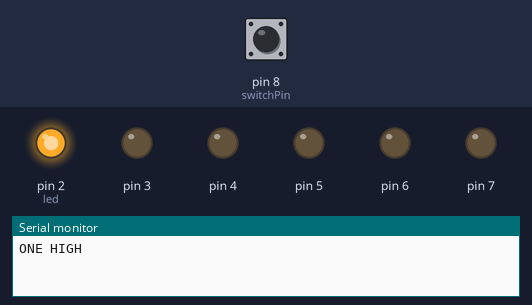
Bench run of a sketch on a simulated Arduino Uno, built with avr-gcc and run on an emulated ATmega328P. On the bench: output pins drawn as LEDs (lit = HIGH), the last lines printed to the serial monitor. The test bench sets the inputs (shaded band); at power-on: pin 8 (switchPin) HIGH.

Above: at 1.2 s.
1.3 s: pin 8 (switchPin) pulsed LOW 2 times (0.12 s each, 0.3 s apart)
At 2.4 s:
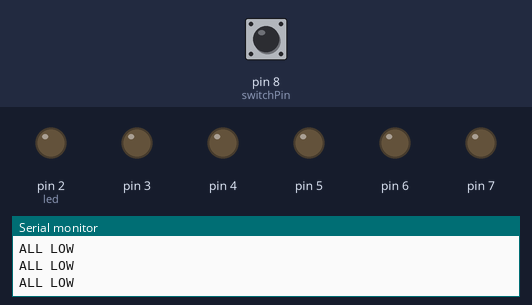
4.9 s: pin 8 (switchPin) pulled HIGH for 0.15 s
At 7.8 s:
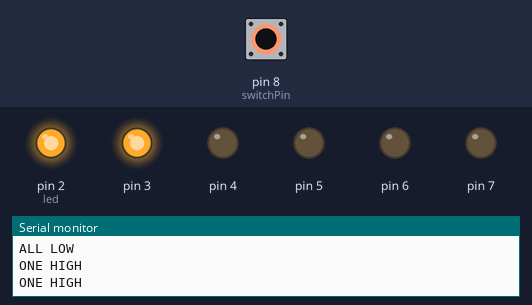
8.0 s: pin 8 (switchPin) pulled HIGH for 1 s
At 8.3 s:
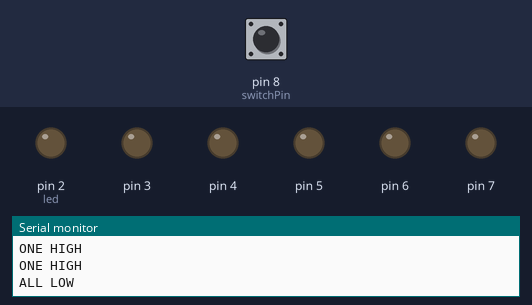
12.0 s: pin 8 (switchPin) pulled HIGH for 3.2 s
Timing chart, 0 to 25.2 s (numbered marks = the images above; inputs shaded):
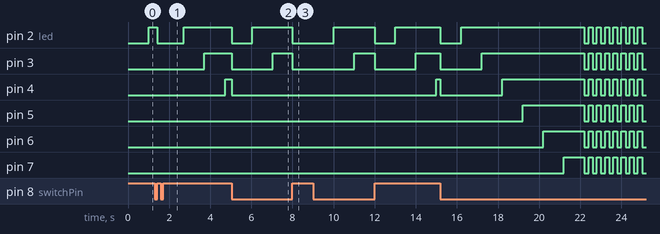

Measured:
- after the input at 1.3 s, pin 2 (led): HIGH → LOW after 0.12 s, → HIGH 1.3 s later; pin 3: LOW → HIGH after 2.4 s instead of 0.70 s; pin 4: LOW → HIGH after 3.4 s instead of 1.7 s; pin 5: stays LOW (without the input it goes to HIGH after 2.7 s)
- after the input at 4.9 s, pin 2 (led): HIGH → LOW after 0.15 s, → HIGH 1.0 s later; pin 3: HIGH → LOW after 0.15 s, → HIGH 2.0 s later; pin 4: HIGH → LOW after 0.15 s; pin 5: stays LOW (without the input it goes to HIGH after 0.82 s); pin 6: stays LOW (without the input it goes to HIGH after 1.8 s)
- after the input at 8.0 s, pin 2 (led): HIGH → LOW at once, → HIGH 2.0 s later; pin 3: HIGH → LOW at once, → HIGH 3.0 s later; pin 4: stays LOW (without the input it goes to HIGH after 0.05 s); pin 5: stays LOW (without the input it goes to HIGH after 1.1 s); pin 6: stays LOW (without the input it goes to HIGH after 2.1 s)

The sketch:

DigitalHourGlass.ino
```cpp
const int switchPin = 8;

unsigned long previousTime = 0;

int switchState = 0;
int prevSwitchState = 0;
int led = 2;
long interval = 1000;
bool isFlashing = false;

void setup() {
  // put your setup code here, to run once:
  for(int x=2;x<8;x++)
  {
    pinMode(x, OUTPUT);
  }

  Serial.begin(9600);

  pinMode(switchPin, INPUT);
}

void loop() {
  // put your main code here, to run repeatedly:
  unsigned long currentTime = millis();
  if(!isFlashing)
  {
    if(currentTime - previousTime > interval)
    {
      Serial.println("ONE HIGH");
      previousTime = currentTime;

      digitalWrite(led, HIGH);
      led++;

      if(led == 9)
      {
        isFlashing = true;
      }
    }
  }
  else
  {
    flashAllLEDs();
  }

   switchState = digitalRead(switchPin);

    if(switchState != prevSwitchState)
    {
      Serial.println("ALL LOW");
      for(int x=2;x<8;x++)
      {
        digitalWrite(x, LOW);
      }
      led = 2;
      previousTime = currentTime;
      isFlashing = false;
    }

    prevSwitchState = switchState;
}

void flashAllLEDs()
{
  for(int x=2;x<8;x++)
  {
    digitalWrite(x, LOW);
  }
  delay(200);
  for(int x=2;x<8;x++)
  {
    digitalWrite(x, HIGH);
  }
  delay(200);
}
```
